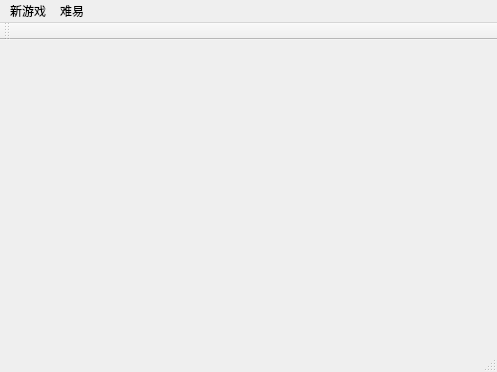
<?xml version="1.0" encoding="UTF-8"?>
<ui version="4.0">
 <class>MainWindow</class>
 <widget class="QMainWindow" name="MainWindow">
  <property name="geometry">
   <rect>
    <x>0</x>
    <y>0</y>
    <width>497</width>
    <height>372</height>
   </rect>
  </property>
  <property name="windowTitle">
   <string>史上最萌扫雷小游戏</string>
  </property>
  <property name="styleSheet">
   <string notr="true">font: 9pt &quot;幼圆&quot;;</string>
  </property>
  <widget class="QWidget" name="centralWidget"/>
  <widget class="QMenuBar" name="menuBar">
   <property name="geometry">
    <rect>
     <x>0</x>
     <y>0</y>
     <width>497</width>
     <height>21</height>
    </rect>
   </property>
   <widget class="QMenu" name="menu">
    <property name="geometry">
     <rect>
      <x>1256</x>
      <y>124</y>
      <width>142</width>
      <height>54</height>
     </rect>
    </property>
    <property name="title">
     <string>新游戏</string>
    </property>
   </widget>
   <widget class="QMenu" name="menu_2">
    <property name="geometry">
     <rect>
      <x>1320</x>
      <y>124</y>
      <width>198</width>
      <height>126</height>
     </rect>
    </property>
    <property name="title">
     <string>难易</string>
    </property>
    <addaction name="action_9_9_10"/>
    <addaction name="action_16_16_40"/>
    <addaction name="action_25_25_99"/>
   </widget>
   <addaction name="menu"/>
   <addaction name="menu_2"/>
  </widget>
  <widget class="QToolBar" name="mainToolBar">
   <attribute name="toolBarArea">
    <enum>TopToolBarArea</enum>
   </attribute>
   <attribute name="toolBarBreak">
    <bool>false</bool>
   </attribute>
  </widget>
  <widget class="QStatusBar" name="statusBar"/>
  <action name="action_9_9_10">
   <property name="text">
    <string>初级 9*9 10个雷</string>
   </property>
  </action>
  <action name="action_16_16_40">
   <property name="text">
    <string>中级 16*16 40个雷</string>
   </property>
  </action>
  <action name="action_25_25_99">
   <property name="text">
    <string>高级 25*25 99个雷</string>
   </property>
  </action>
 </widget>
 <layoutdefault spacing="6" margin="11"/>
 <resources/>
 <connections/>
</ui>
